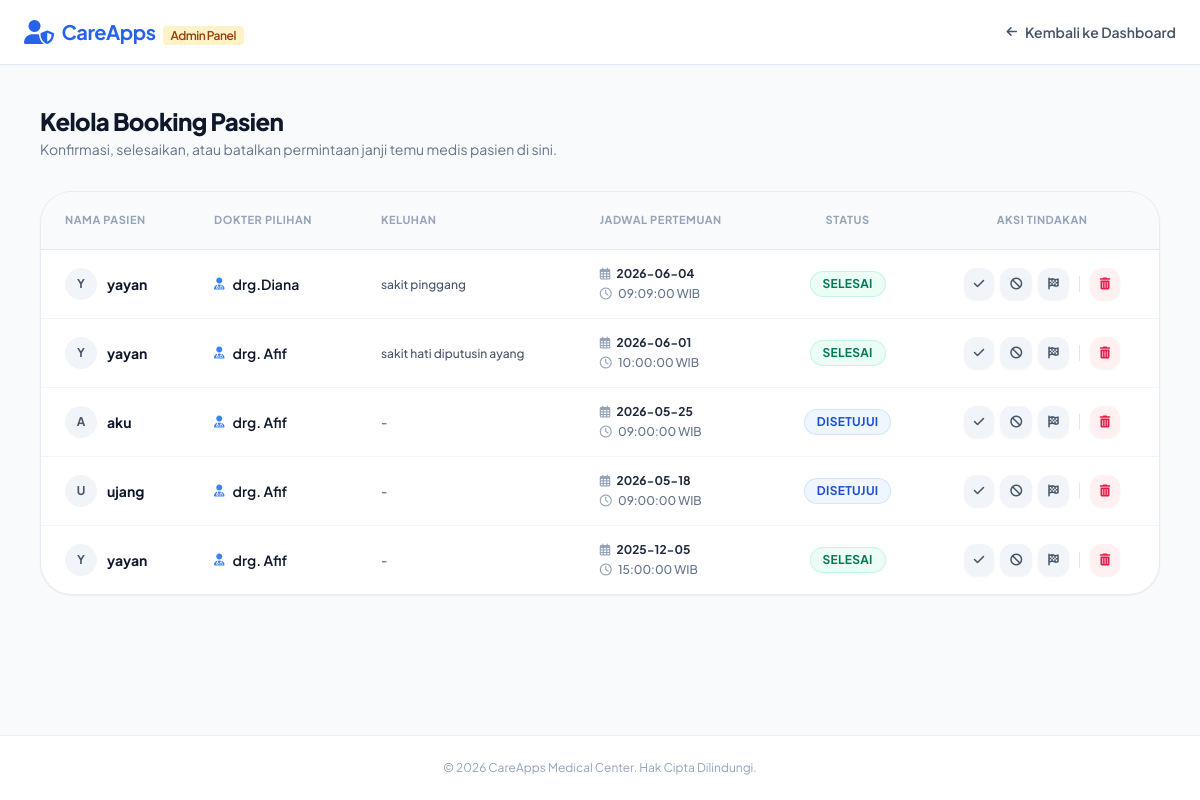
The app's page /kelola-booking.php (signed in) with its own data.
### tables this page shows
CREATE TABLE `booking` (
  `id_booking` int(11) NOT NULL AUTO_INCREMENT,
  `tanggal` date DEFAULT NULL,
  `jam` time DEFAULT NULL,
  `status` enum('Pending','Disetujui','Selesai','Ditolak') DEFAULT 'Pending',
  `id_users` int(11) DEFAULT NULL,
  `id_dokter` int(11) DEFAULT NULL,
  `keluhan` text DEFAULT NULL,
  PRIMARY KEY (`id_booking`),
  KEY `id_users` (`id_users`),
  KEY `id_dokter` (`id_dokter`),
  CONSTRAINT `booking_ibfk_1` FOREIGN KEY (`id_users`) REFERENCES `users` (`id_users`),
  CONSTRAINT `booking_ibfk_2` FOREIGN KEY (`id_dokter`) REFERENCES `dokter` (`id_dokter`)
);

CREATE TABLE `users` (
  `id_users` int(11) NOT NULL AUTO_INCREMENT,
  `nama` varchar(100) DEFAULT NULL,
  `email` varchar(100) DEFAULT NULL,
  `password` varchar(255) DEFAULT NULL,
  `role` enum('admin','pasien') DEFAULT 'pasien',
  PRIMARY KEY (`id_users`),
  UNIQUE KEY `email` (`email`)
);

CREATE TABLE `dokter` (
  `id_dokter` int(11) NOT NULL AUTO_INCREMENT,
  `nama_dokter` varchar(100) DEFAULT NULL,
  `spesialis` varchar(100) DEFAULT NULL,
  `jadwal` varchar(100) DEFAULT NULL,
  `alamat_klinik` varchar(250) DEFAULT NULL,
  `foto_dokter` varchar(255) DEFAULT NULL,
  `sertifikat` varchar(255) DEFAULT NULL,
  `deskripsi` varchar(255) DEFAULT NULL,
  PRIMARY KEY (`id_dokter`)
);

### kelola-booking.php (the view, shortened to what this page needs)
<?php
include 'koneksi.php';
$query = mysqli_query($conn,
"SELECT booking.*, users.nama, dokter.nama_dokter
FROM booking
JOIN users ON booking.id_users = users.id_users
JOIN dokter ON booking.id_dokter = dokter.id_dokter
ORDER BY booking.id_booking DESC");
?>
<!DOCTYPE html>
<html lang="id">
<head>
    <script src="https://cdn.tailwindcss.com"></script>
    <link rel="stylesheet" href="https://cdnjs.cloudflare.com/ajax/libs/font-awesome/6.4.0/css/all.min.css">
</head>
<body class="bg-slate-50 min-h-screen text-slate-800 antialiased flex flex-col justify-between">
    <nav class="bg-white border-b border-slate-200 py-4 px-6 sticky top-0 z-50 shadow-sm shadow-slate-100/40">
        <div class="container mx-auto flex justify-between items-center max-w-6xl">
            <div class="flex items-center space-x-2 text-blue-600 font-bold text-xl tracking-tight">
                <i class="fas fa-user-shield text-2xl"></i>
                <span>CareApps <span class="text-xs font-semibold bg-amber-100 text-amber-800 px-2 py-0.5 rounded ml-1">Admin Panel</span></span>
            </div>
            <a href="dashboard.php" class="text-sm font-semibold text-slate-600 hover:text-slate-900 flex items-center gap-2 transition">
                <i class="fas fa-arrow-left text-xs"></i> Kembali ke Dashboard
            </a>
        </div>
    </nav>
    <main class="container mx-auto px-4 py-10 max-w-6xl flex-grow">
        <div class="mb-8">
            <h2 class="text-2xl font-black text-slate-900 tracking-tight">Kelola Booking Pasien</h2>
            <p class="text-slate-500 text-sm mt-0.5">Konfirmasi, selesaikan, atau batalkan permintaan janji temu medis pasien di sini.</p>
        </div>
        <div class="bg-white rounded-[2rem] shadow-sm border border-slate-200/80 overflow-hidden">
            <div class="overflow-x-auto">
                <table class="w-full text-left border-collapse">
                    <thead>
                        <tr class="bg-slate-50 border-b border-slate-200 text-[11px] font-bold text-slate-400 uppercase tracking-wider">
                            <th class="py-5 px-6">Nama Pasien</th>
                            <th class="py-5 px-6">Dokter Pilihan</th>
                            <th class="py-5 px-6">Keluhan</th>
                            <th class="py-5 px-6">Jadwal Pertemuan</th>
                            <th class="py-5 px-6 text-center">Status</th>
                            <th class="py-5 px-6 text-center">Aksi Tindakan</th>
                        </tr>
                    </thead>
                    <tbody class="divide-y divide-slate-100 text-sm font-medium text-slate-700">
                        <?php if(mysqli_num_rows($query) == 0) { ?>
                            <tr>
                                <td colspan="6" class="py-16 text-center text-slate-400 italic">
                                    <i class="fas fa-calendar-times text-4xl block mb-3 text-slate-300"></i>
                                    Belum ada data transaksi booking masuk.
                                </td>
                            </tr>
                        <?php } else { ?>
                            <?php while($row = mysqli_fetch_assoc($query)) {
                                $status_text = htmlspecialchars($row['status']);
                                switch(strtolower($status_text)) {
                                    case 'disetujui':
                                        $badge_class = "bg-blue-50 text-blue-700 border-blue-200/60";
                                        break;
                                    case 'selesai':
                                        $badge_class = "bg-emerald-50 text-emerald-700 border-emerald-200/60";
                                        break;
                                }
                            ?>
                            <tr class="hover:bg-slate-50/60 transition duration-150">
                                <td class="py-4 px-6 font-bold text-slate-900">
                                    <div class="flex items-center gap-2.5">
                                        <div class="w-8 h-8 bg-slate-100 text-slate-600 rounded-full flex items-center justify-center font-bold text-xs">
                                            <?php echo strtoupper(substr($row['nama'], 0, 1)); ?>
                                        </div>
                                        <span><?php echo htmlspecialchars($row['nama']); ?></span>
                                    </div>
                                </td>
                                <td class="py-4 px-6 text-slate-600">
                                    <div class="flex items-center gap-2 text-slate-900 font-semibold">
                                        <i class="fas fa-user-md text-blue-500 text-xs"></i>
                                        <span><?php echo htmlspecialchars($row['nama_dokter']); ?></span>
                                    </div>
                                </td>
                                <td class="py-4 px-6 text-slate-600">
                                    <div class="max-w-xs">
                                        <span class="text-xs leading-relaxed">
                                            <?php echo !empty($row['keluhan'])
                                                ? htmlspecialchars($row['keluhan'])
                                                : '-'; ?>
                                        </span>
                                    </div>
                                </td>
                                <td class="py-4 px-6 text-slate-500">
                                    <div class="text-xs space-y-1">
                                        <span class="block text-slate-800 font-bold"><i class="far fa-calendar-alt mr-1 text-slate-400"></i> <?php echo htmlspecialchars($row['tanggal']); ?></span>
                                        <span class="block font-medium"><i class="far fa-clock mr-1 text-slate-400"></i> <?php echo htmlspecialchars($row['jam']); ?> WIB</span>
                                    </div>
                                </td>
                                <td class="py-4 px-6 text-center">
                                    <span class="inline-block px-3 py-1 text-xs font-bold uppercase tracking-wide border rounded-full <?php echo $badge_class; ?>">
                                        <?php echo $status_text; ?>
                                    </span>
                                </td>
                                <td class="py-4 px-6">
                                    <div class="flex items-center justify-center gap-1.5">
                                        <a href="?setuju=<?php echo $row['id_booking']; ?>" title="Setujui Reservasi"
                                           class="p-2 bg-slate-100 hover:bg-blue-600 text-slate-600 hover:text-white rounded-xl text-xs font-bold transition-all shadow-sm">
                                            <i class="fas fa-check px-0.5"></i>
                                        </a>
                                        <a href="?tolak=<?php echo $row['id_booking']; ?>" title="Tolak Reservasi"
                                           class="p-2 bg-slate-100 hover:bg-amber-600 text-slate-600 hover:text-white rounded-xl text-xs font-bold transition-all shadow-sm">
                                            <i class="fas fa-ban px-0.5"></i>
                                        </a>
                                        <a href="?selesai=<?php echo $row['id_booking']; ?>" title="Sesi Selesai Medis"
                                           class="p-2 bg-slate-100 hover:bg-emerald-600 text-slate-600 hover:text-white rounded-xl text-xs font-bold transition-all shadow-sm">
                                            <i class="fas fa-flag-checkered px-0.5"></i>
                                        </a>
                                        <a href="?hapus=<?php echo $row['id_booking']; ?>" title="Hapus Permanen"
                                           onclick="return confirm('Apakah Anda yakin ingin menghapus data booking milik <?php echo htmlspecialchars($row['nama']); ?> ini?')"
                                           class="p-2 bg-rose-50 hover:bg-rose-600 text-rose-600 hover:text-white rounded-xl text-xs font-bold transition-all shadow-sm">
                                            <i class="fas fa-trash-alt px-0.5"></i>
                                        </a>
                                    </div>
                                </td>
                            </tr>
                            <?php } ?>
                        <?php } ?>
                    </tbody>
                </table>
            </div>
        </div>
    </main>
    <footer class="py-6 text-center text-xs text-slate-400 border-t border-slate-200/60 bg-white">
        &copy; 2026 CareApps Medical Center. Hak Cipta Dilindungi.
    </footer>
</body>
</html>

### kelola-booking.php (style rules this page uses)
body { font-family: 'Plus Jakarta Sans', sans-serif; }

### records on screen
booking: id_users.nama "Y", id_users.nama "yayan", id_dokter.nama_dokter "drg.Diana", keluhan "sakit pinggang", tanggal "2026-06-04", jam "09:09:00", status "SELESAI"
booking: id_users.nama "Y", id_users.nama "yayan", id_dokter.nama_dokter "drg. Afif", keluhan "sakit hati diputusin ayang", tanggal "2026-06-01", jam "10:00:00", status "SELESAI"
booking: id_users.nama "A", id_users.nama "aku", id_dokter.nama_dokter "drg. Afif", tanggal "2026-05-25", jam "09:00:00", status "DISETUJUI"
booking: id_users.nama "U", id_users.nama "ujang", id_dokter.nama_dokter "drg. Afif", tanggal "2026-05-18", jam "09:00:00", status "DISETUJUI"
booking: id_users.nama "Y", id_users.nama "yayan", id_dokter.nama_dokter "drg. Afif", tanggal "2025-12-05", jam "15:00:00", status "SELESAI"
